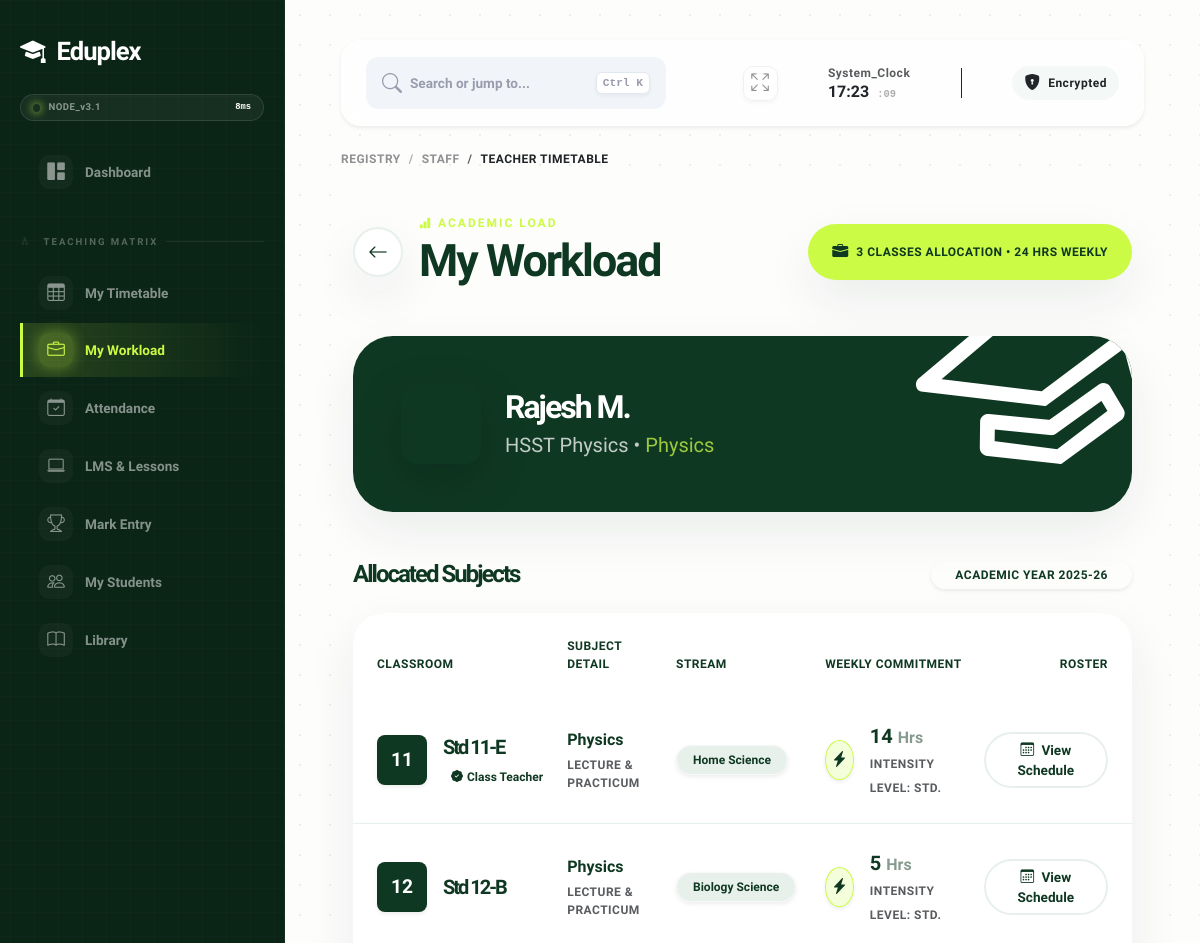
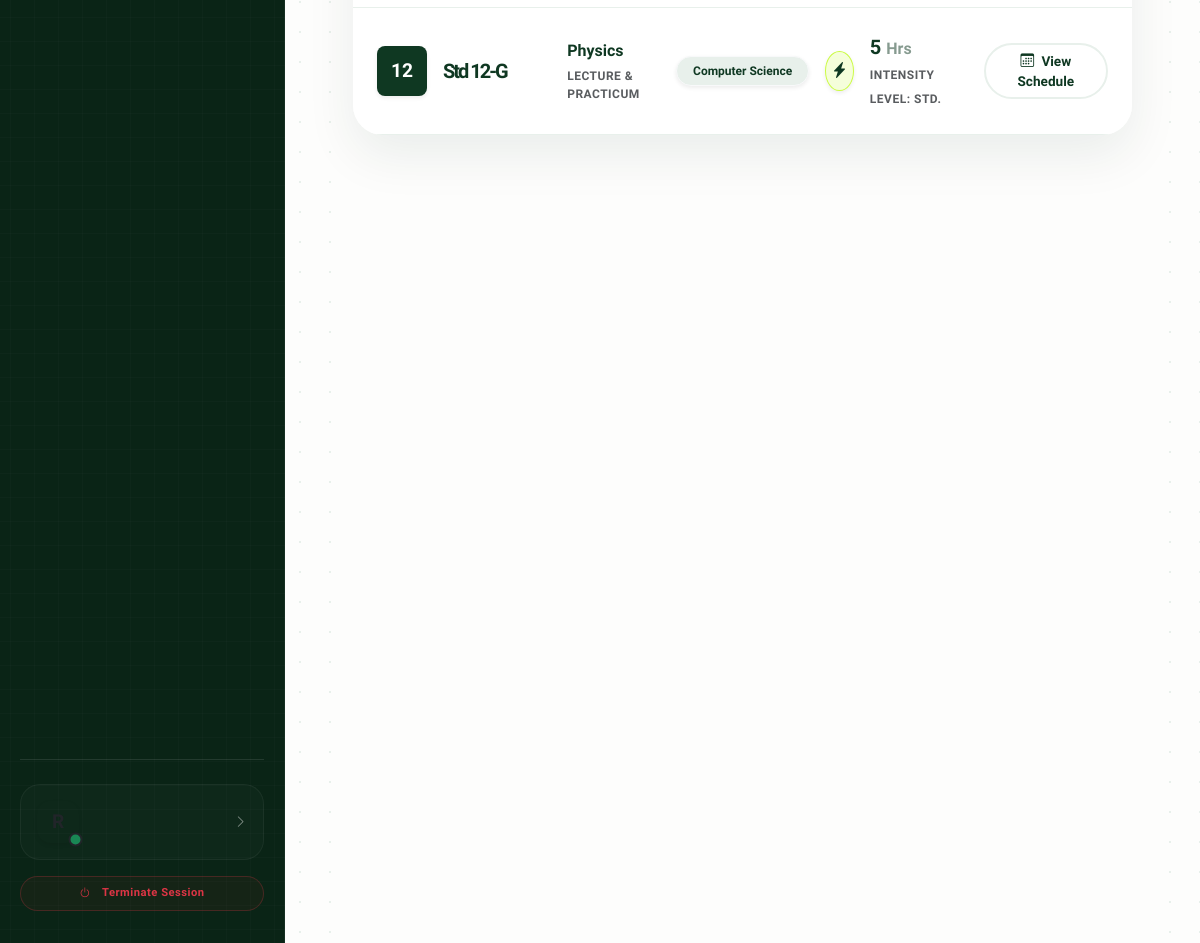
The app's page /staff/my-timetable/ (signed in) with its own data (2 pictures, top to bottom).
### staff/models.py (models this page shows, shortened)
class Staff(models.Model):
    STATUS_CHOICES = [
        ('Active', 'Active'),
        ('Resigned', 'Resigned'),
        ('On_Leave', 'On Leave'),
    ]
    ROLE_CHOICES = [
        ('Teacher', 'Faculty Member'),
        ('Admin', 'Root Administrator'),
        ('Cashier', 'Financial Officer'),
        ('Librarian', 'Library Admin'),
        ('Office_Staff', 'Front Desk Operations'),
        ('Dept_Admin', 'Department Head'),
    ]
    user = models.OneToOneField(User, on_delete=models.CASCADE)
    staff_id = models.CharField(max_length=20, unique=True, null=True, blank=True)
    department = models.ForeignKey(Department, on_delete=models.SET_NULL, null=True, blank=True)
    designation = models.CharField(max_length=100)
    role = models.CharField(max_length=20, choices=ROLE_CHOICES, default='Teacher') # Added new role field
    qualification = models.CharField(max_length=100, null=True, blank=True)
    joining_date = models.DateField(default=timezone.now, null=True, blank=True)
    phone = models.CharField(max_length=15, null=True, blank=True)
    address = models.TextField(null=True, blank=True)
    is_teaching_staff = models.BooleanField(default=True)
    status = models.CharField(max_length=20, choices=STATUS_CHOICES, default='Active')

class Department(models.Model):
    name = models.CharField(max_length=100, unique=True)
    head_of_department = models.ForeignKey('Staff', on_delete=models.SET_NULL, null=True, blank=True, related_name='hod_of')

class SubjectAllocation(models.Model):
    staff = models.ForeignKey(Staff, on_delete=models.CASCADE, related_name='allocations')
    subject = models.ForeignKey(Subject, on_delete=models.CASCADE)
    classroom = models.ForeignKey(ClassRoom, on_delete=models.CASCADE)
    academic_year = models.CharField(max_length=10, default='2025-2026')
    class Meta:
        unique_together = ['subject', 'classroom']
        verbose_name = "Subject Allocation"
        verbose_name_plural = "Subject Allocations"

### admission/models.py (models this page shows, shortened)
class ClassRoom(models.Model):
    STANDARD_CHOICES = [(str(i), str(i)) for i in range(1, 13)]
    DIVISION_CHOICES = [
        ('A1', 'A1'), ('A2', 'A2'), ('B1', 'B1'), ('B2', 'B2'),
        ('C1', 'C1'), ('C2', 'C2'), ('D1', 'D1'), ('D2', 'D2'),
        ('E1', 'E1'), ('E2', 'E2'), ('F1', 'F1'), ('F2', 'F2'),
        ('G1', 'G1'), ('G2', 'G2'), ('H1', 'H1'), ('H2', 'H2'),
        ('I1', 'I1'), ('I2', 'I2'), ('J1', 'J1'), ('J2', 'J2'),
        ('K1', 'K1'), ('K2', 'K2'), ('A', 'A'), ('B', 'B'), ('C', 'C'), ('D', 'D')
    ]
    standard = models.CharField(max_length=5, choices=STANDARD_CHOICES)
    division = models.CharField(max_length=5, choices=DIVISION_CHOICES)
    stream = models.ForeignKey(Stream, on_delete=models.SET_NULL, null=True, blank=True)
    class_teacher = models.OneToOneField(
        'staff.Staff',
        on_delete=models.SET_NULL,
        null=True,
        blank=True,
        related_name='class_teacher_of',
        help_text="The teacher in charge of this specific class."
    )
    name = models.CharField(max_length=100, blank=True, editable=False)
    total_seats = models.IntegerField(default=60)
    class Meta:
        unique_together = ['standard', 'division']
        ordering = ['standard', 'division']

### school_system/models.py (models this page shows, shortened)
class Subject(models.Model):
    TYPE_CHOICES = [
        ('Core', 'Core Subject'),          # e.g., Physics, Accountancy, Economics
        ('Elective', 'Elective/Optional'), # e.g., Computer Science, Sociology, Psychology
        ('Language', 'Language'),          # e.g., English, Malayalam, Hindi, Arabic
        ('Common', 'General'),             # e.g., General Education
    ]
    name = models.CharField(max_length=100)
    subject_code = models.CharField(max_length=10, unique=True, null=True, blank=True)
    subject_type = models.CharField(max_length=20, choices=TYPE_CHOICES, default='Core')
    is_practical = models.BooleanField(default=False, help_text="Check if subject has practical exams")
    streams = models.ManyToManyField(Stream, blank=True, related_name='subjects')
    class Meta:
        ordering = ['name']

class Stream(models.Model):
    name = models.CharField(max_length=50, unique=True)

### staff/views.py (the view)
# urls.py: path('my-timetable/', views.teacher_timetable, name='teacher_timetable'),
@login_required
def teacher_timetable(request):
    try:
        staff = request.user.staff
    except Staff.DoesNotExist:
        messages.error(request, "Staff profile missing. Please access the Dashboard first.")
        return redirect('staff:teacher_portal')
    allocations = SubjectAllocation.objects.filter(staff=staff).select_related('classroom', 'subject').order_by('classroom__standard', 'classroom__division')
    actual_counts = TimetableEntry.objects.filter(staff=staff).values('classroom_id', 'subject_id').annotate(period_count=Count('id'))
    count_dict = {(item['classroom_id'], item['subject_id']): item['period_count'] for item in actual_counts}
    total_periods_week = 0
    for alloc in allocations:
        alloc.actual_periods = count_dict.get((alloc.classroom_id, alloc.subject_id), 0)
        total_periods_week += alloc.actual_periods
    return render(request, 'staff/timetable.html', {
        'staff': staff,
        'allocations': allocations,
        'total_classes': allocations.count(),
        'total_periods_week': total_periods_week # Pass the grand total to the template
    })

### dashboard/templatetags/dashboard_extras.py (called while the page is built)
@register.filter(name='replace_chars')
def replace_chars(value, arg):
    if not value:
        return ""
    try:
        old, new = arg.split(',')
        return str(value).replace(old, new)
    except:
        return value

### templates/staff/timetable.html (shortened to what this page needs)
{% extends 'base.html' %}
{% block content %}
<div class="theme-wrapper container-fluid py-4 page-load-animation">
    <div class="d-flex flex-column flex-md-row justify-content-between align-items-md-center mb-5 gap-3">
        <div class="d-flex align-items-center gap-3">
            <a href="{% url 'staff:teacher_portal' %}" class="btn-close-custom shadow-soft transition-all d-flex align-items-center justify-content-center">
                <i class="bi bi-arrow-left fs-5"></i>
            </a>
            <div>
                <h6 class="theme-accent-text fw-bold text-uppercase smallest ls-3 mb-1"><i class="bi bi-bar-chart-fill"></i> Academic Load</h6>
                <h2 class="title-heavy m-0 text-theme-dark tracking-tighter">My Workload</h2>
            </div>
        </div>
        <div class="badge-custom-accent px-4 py-3 shadow-soft border-0 card-lift">
            <i class="bi bi-briefcase-fill me-2"></i>
            <span class="fw-black text-theme-dark smallest text-uppercase ls-1">
                {{ total_classes }} Classes Allocation &bull; {{ total_periods_week }} Hrs Weekly
            </span>
        </div>
    </div>
    <div class="row mb-5">
        <div class="col-md-12">
            <div class="card border-0 shadow-soft rounded-xl text-white overflow-hidden position-relative card-lift bg-theme-dark">
                <div class="card-body p-5 position-relative z-2">
                    <div class="d-flex align-items-center">
                        <div class="bg-theme-accent text-theme-dark rounded-4 me-4 display-6 fw-black d-flex align-items-center justify-content-center shadow-lg" style="width: 80px; height: 80px;">
                        </div>
                        <div>
                            <h2 class="fw-black mb-1 text-white tracking-tighter">{{ staff.user.get_full_name }}</h2>
                            <p class="mb-0 fw-medium opacity-75 fs-5">
                                {{ staff.designation|default:"Faculty Member" }} &bull;
                                <span class="theme-accent-text">{{ staff.department.name|default:"General Department" }}</span>
                            </p>
                        </div>
                    </div>
                </div>
                <i class="bi bi-mortarboard position-absolute text-white opacity-10" style="font-size: 15rem; right: -30px; bottom: -60px; transform: rotate(-15deg);"></i>
            </div>
        </div>
    </div>
    <div class="d-flex align-items-center mb-4">
        <h4 class="fw-black text-theme-dark m-0 tracking-tighter">Allocated Subjects</h4>
        <div class="ms-auto">
            <span class="badge bg-theme-accent text-theme-dark rounded-pill px-4 py-2 fw-black smallest text-uppercase ls-1 shadow-sm">Academic Year 2025-26</span>
        </div>
    </div>
    <div class="card card-modern border-0 overflow-hidden shadow-soft mb-5">
        <div class="table-responsive">
            <table class="table table-borderless align-middle mb-0">
                <thead>
                    <tr class="bg-sage">
                        <th class="ps-4 py-4 text-uppercase smallest fw-black text-theme-dark ls-1">Classroom</th>
                        <th class="py-4 text-uppercase smallest fw-black text-theme-dark ls-1">Subject Detail</th>
                        <th class="py-4 text-uppercase smallest fw-black text-theme-dark ls-1">Stream</th>
                        <th class="py-4 text-uppercase smallest fw-black text-theme-dark ls-1">Weekly Commitment</th>
                        <th class="text-end pe-4 py-4 text-uppercase smallest fw-black text-theme-dark ls-1">Roster</th>
                    </tr>
                </thead>
                <tbody>
                    {% for alloc in allocations %}
                    <tr class="border-bottom" style="border-color: var(--bg-sage) !important;">
                        <td class="ps-4 py-4">
                            <div class="d-flex align-items-center gap-3">
                                <div class="icon-square bg-theme-dark text-white rounded-3 fw-black shadow-sm" style="width: 50px; height: 50px; font-size: 1.2rem;">
                                    {{ alloc.classroom.standard }}
                                </div>
                                <div>
                                    <span class="fw-black text-theme-dark d-block fs-5 tracking-tighter">Std {{ alloc.classroom.standard }}-{{ alloc.classroom.division }}</span>
                                    {% if staff.class_teacher_of == alloc.classroom %}
                                        <span class="badge bg-theme-accent text-theme-dark rounded-pill px-2 py-1 smallest fw-black mt-1"><i class="bi bi-patch-check-fill me-1"></i>Class Teacher</span>
                                    {% endif %}
                                </div>
                            </div>
                        </td>
                        <td class="py-4">
                            <span class="fw-bold text-theme-dark fs-6">{{ alloc.subject.name }}</span>
                            <div class="smallest text-muted fw-bold text-uppercase ls-1 mt-1">Lecture & Practicum</div>
                        </td>
                        <td class="py-4">
                            <span class="badge bg-sage text-theme-dark border border-light rounded-pill px-3 py-2 fw-bold shadow-sm">
                                {{ alloc.classroom.stream.name|default:"General Stream" }}
                            </span>
                        </td>
                        <td class="py-4">
                            <div class="d-flex align-items-center gap-3">
                                <div class="icon-square icon-accent rounded-circle shadow-sm" style="width: 40px; height: 40px;">
                                    <i class="bi bi-lightning-charge-fill"></i>
                                </div>
                                <div>
                                    <span class="fw-black text-theme-dark d-block fs-5">
                                        {% if alloc.actual_periods > 0 %}
                                            {{ alloc.actual_periods }} <span class="fs-6 opacity-50">Hrs</span>
                                        {% else %}
                                            <span class="text-danger">Pending</span>
                                        {% endif %}
                                    </span>
                                    <span class="smallest text-muted fw-bold text-uppercase ls-1">Intensity Level: Std.</span>
                                </div>
                            </div>
                        </td>
                        <td class="text-end pe-4 py-4">
                            <a href="{% url 'timetable:view_timetable' alloc.classroom.id %}" class="btn btn-outline-modern rounded-pill px-4 fw-black transition-all hover-lift">
                                <i class="bi bi-calendar3 me-1"></i> View Schedule
                            </a>
                        </td>
                    </tr>
                    {% endfor %}
                </tbody>
            </table>
        </div>
    </div>
</div>
{% endblock %}

### templates/base.html (style rules this page uses)
:root { --bg-body: #fdfdfc; --bg-sidebar: #0a2416; --primary-lime: #cbfb45; --theme-accent-dark: #217346; --text-muted: #9a9cae; --white: #ffffff; --transition-smooth: all 0.4s cubic-bezier(0.16, 1, 0.3, 1); --sidebar-width: 285px; }
html, body { height: 100%; width: 100%; margin: 0; padding: 0; overflow: hidden; background-color: var(--bg-body); font-family: 'Plus Jakarta Sans', sans-serif; -webkit-tap-highlight-color: transparent; }
.shadow-soft { box-shadow: 0 10px 25px rgba(15, 56, 34, 0.05); }

### templates/staff/timetable.html (style rules this page uses)
.theme-wrapper { font-family: 'Plus Jakarta Sans', sans-serif; --bg-sage: #e8f0eb; --theme-dark: #0f3822; --theme-accent: #cbfb45; --bg-light: #fdfdfc; background-color: var(--bg-light); min-height: 100vh; }
.fw-black { font-weight: 900; }
.title-heavy { font-weight: 900; font-size: 2.8rem; }
.tracking-tighter { letter-spacing: -2px; }
.ls-1 { letter-spacing: 0.5px; }
.ls-3 { letter-spacing: 2px; }
.smallest { font-size: 0.75rem; }
.text-theme-dark { color: var(--theme-dark) !important; }
.theme-accent-text { color: var(--theme-accent) !important; }
.card-modern { background: #ffffff; border-radius: 30px; }
.rounded-xl { border-radius: 40px; }
.shadow-soft { box-shadow: 0 20px 50px rgba(15, 56, 34, 0.08) !important; }
.bg-theme-dark { background-color: var(--theme-dark) !important; }
.bg-sage { background-color: var(--bg-sage) !important; }
.btn-close-custom { width: 50px; height: 50px; border-radius: 50%; background: var(--white); border: 2px solid var(--bg-sage); color: var(--theme-dark); text-decoration: none; }
.badge-custom-accent { background-color: var(--theme-accent); color: var(--theme-dark); border-radius: 50px; display: inline-flex; align-items: center; }
.icon-square { display: flex; align-items: center; justify-content: center; }
.icon-accent { background-color: rgba(203, 251, 69, 0.2); color: var(--theme-dark); border: 1px solid var(--theme-accent); }
.btn-outline-modern { background-color: #ffffff; color: var(--theme-dark); border: 2px solid var(--bg-sage); font-size: 0.85rem; }
.transition-all { transition: all 0.3s ease; }
.card-lift { transition: transform 0.4s cubic-bezier(0.16, 1, 0.3, 1), box-shadow 0.4s cubic-bezier(0.16, 1, 0.3, 1); }
.page-load-animation { animation: slideUpFade 0.6s cubic-bezier(0.16, 1, 0.3, 1) forwards; }

### records on screen
Staff: user.get_full_name "Rajesh M.", designation "HSST Physics", department.name "Physics"
SubjectAllocation: classroom.standard "11", classroom.division "E", shows "Class Teacher", subject.name "Physics", classroom.stream.name "Home Science", actual_periods "14"
SubjectAllocation: classroom.standard "12", classroom.division "B", subject.name "Physics", classroom.stream.name "Biology Science", actual_periods "5"
SubjectAllocation: classroom.standard "12", classroom.division "G", subject.name "Physics", classroom.stream.name "Computer Science", actual_periods "5"

### other values on screen
{{ request.resolver_match.app_name }} "STAFF"
{{ request.resolver_match.url_name|replace_chars:"_, " }} "TEACHER TIMETABLE"
{{ total_classes }} "3"
{{ total_periods_week }} "24"
